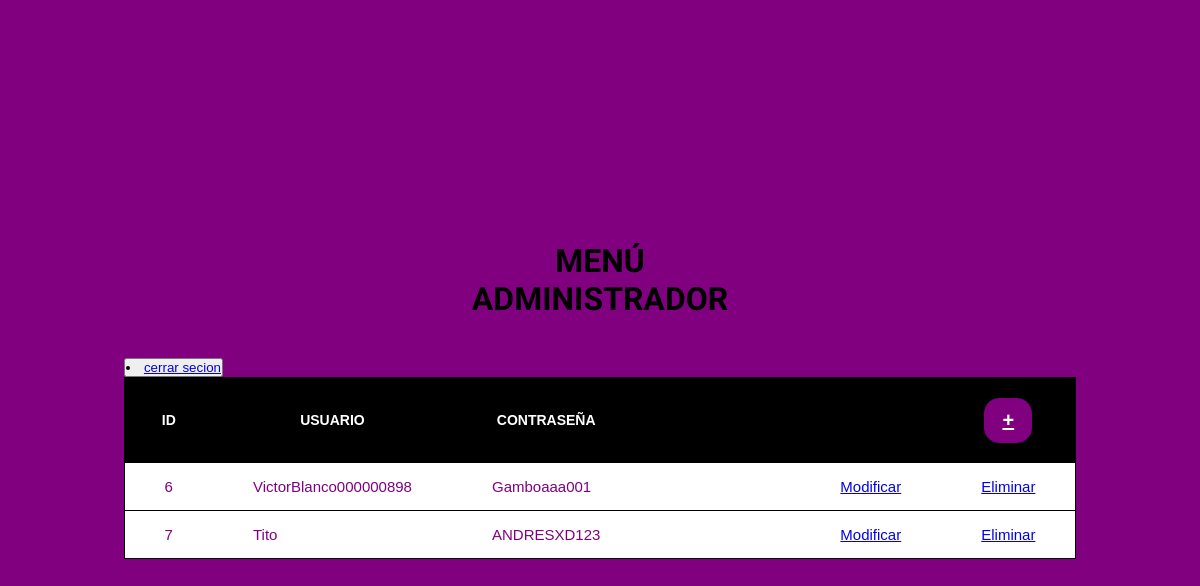
The page /administrador/ (signed in) on the database its author committed.
### Guitar/models.py (models this page shows, shortened)
class Usuario(models.Model):
    id_usuario  = models.AutoField(db_column='idUsuario', primary_key=True)
    usuario    = models.CharField(max_length=20)
    contraseña  = models.CharField(max_length=20)

### administrador/views.py (the view)
# urls.py: path('administrador/', views.indexadmin, name='administrador'),
def indexadmin(request):
    if not request.user.is_staff:
        return render(request, 'error.html')
    usuarios = Usuario.objects.all()
    context={'usuarios':usuarios}
    return render(request, '../templates/indexadmin.html', context)

### Guitar/templates/indexadmin.html (shortened to what this page needs)
{% load static %}
<!DOCTYPE html>
<html lang="en">
<head>
    <link rel="stylesheet" href="{% static 'css/admin.css' %}">
</head>
<body>
    <div class="container">
        <div>
            <h1 class="titulo">MENÚ <br> ADMINISTRADOR</h1>
            {% if user.is_autenticated %}
            {% else %}
            <button type="submit"><li><a href="{% url 'index' %}">cerrar secion</a></li></button>
            {% endif %}
        </div>
        <table>
            <thead>
                <tr class="titulos">
                    <th>ID</th>
                    <th>Usuario</th>
                    <th>Contraseña</th>
                    <th></th>
                    <th></th>
                    <th></th>
                    <th>
                        <a href="{% url 'agregarUsuario' %}" class="btn-1">+</a>
                    </th>
                    </tr>
            </thead>
            <tbody>
                {% for u in usuarios %}
                <tr>
                    <td>{{u.id_usuario}}</td>
                    <td>{{u.usuario}}</td>
                    <td>{{u.contraseña}}</td>
                    <td></td>
                    <td></td>
                    <td><a href="{% url 'encontrarUsuario' pk=u.id_usuario %}">Modificar</a></td>
                    <td>     <a href="{% url 'eliminarUsuario'  pk=u.id_usuario %}">Eliminar</a></td>
                </tr>
                {% endfor %}
            </tbody>
        </table>
    </div>
</body>
</html>

### administrador/static/css/admin.css (style rules this page uses)
* { margin: 0; padding: 0; box-sizing: border-box; font-family: sans-serif; }
body { display: flex; align-items: center; justify-content: center; min-height: 100vh; background: purple; }
table { border: solid 1px black; color: black; font-size: 14px; table-layout: fixed; border-collapse: collapse; }
thead { background-color: black; }
.titulo { padding-bottom: 40px; text-align: center; color: white; font-family: 'Rock Salt', cursive; }
th { padding: 20px 15px; font-weight: 700; text-transform: uppercase; color: white; }
td { padding: 15px 40px; border-bottom: solid 1px black; font-size: 15px; color: purple; }
tbody tr { cursor: pointer; background-color: white; }
.btn-1 { display: inline-block; padding: 10px 17px; border: 1px solid purple; color: white; background-color: purple; border-radius: 15px; font-size: 20px; text-transform: capitalize; }
.titulo { padding-bottom: 40px; text-align: center; color: black; }

### rows shown on the page
Usuario: id_usuario "6", usuario "VictorBlanco000000898", contraseña "Gamboaaa001"
Usuario: id_usuario "7", usuario "Tito", contraseña "ANDRESXD123"
